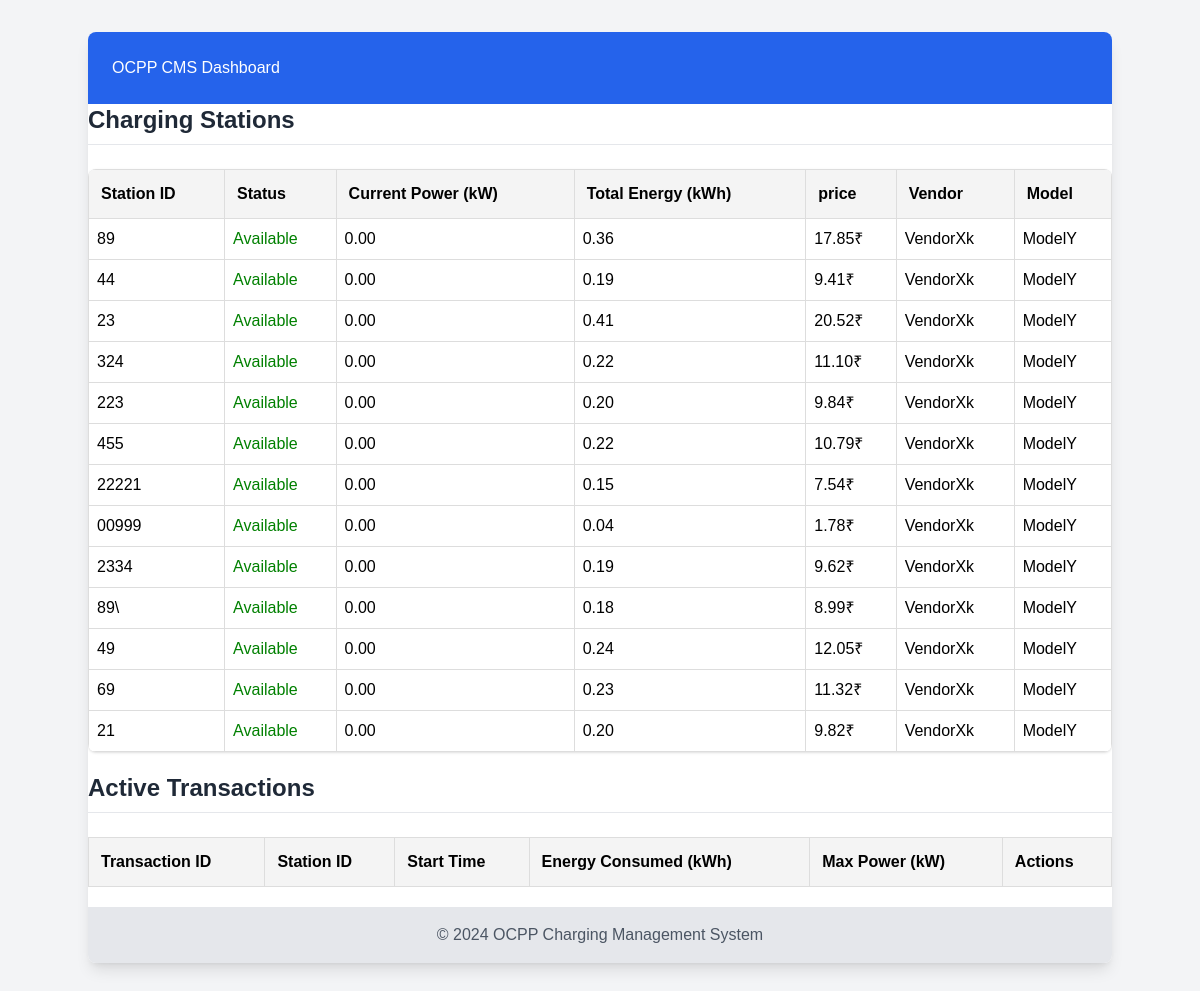
Before: / with the older database file.
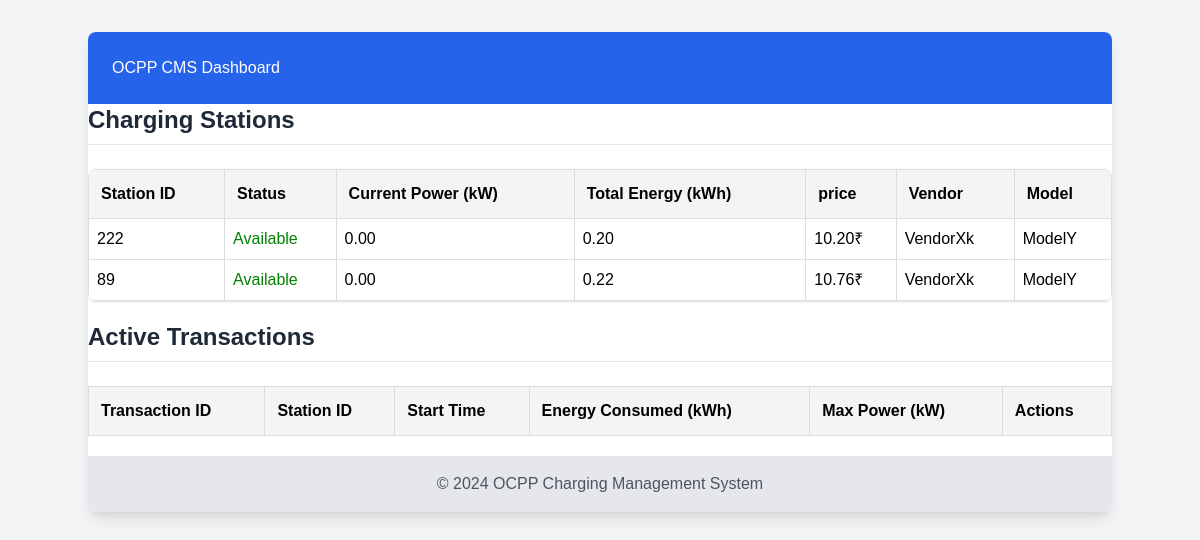
After: the same page with the newer database file.
### database.py (models this page shows)
class ChargingStation(Base):
    __tablename__ = 'charging_stations'
    id = Column(Integer, primary_key=True)
    station_id = Column(String, unique=True)
    status = Column(String)
    last_heartbeat = Column(DateTime)
    current_transaction = Column(String, nullable=True)
    vendor = Column(String)
    model = Column(String)
    current_power = Column(Float, default=0)  # Current power consumption in kW
    total_energy_consumed = Column(Float, default=0)  # Total energy consumed in kWh

### main.py (the view)
@app.get("/")
async def home(request: Request):
    db = SessionLocal()
    stations = db.query(ChargingStation).all()
    transactions = db.query(Transaction).filter_by(is_active=True).all()
    db.close()
    return templates.TemplateResponse(
        "index.html",
        {"request": request, "stations": stations, "transactions": transactions}
    )

### templates/index.html (shortened to what this page needs)
<!DOCTYPE html>
<html>
<head>
    <script src="https://cdn.tailwindcss.com"></script>
</head>
<body class="bg-gray-100 min-h-screen p-8">
    <div class="container mx-auto bg-white shadow-lg rounded-lg overflow-hidden">
        <header class="bg-blue-600 text-white p-6">
            <h1>OCPP CMS Dashboard</h1>
        </header>
        <h2 class="text-2xl font-semibold text-gray-800 mb-6 border-b pb-2">Charging Stations</h2>
        <table class="w-full bg-white shadow rounded-lg overflow-hidden" id="stations-table">
            <thead class="bg-gray-200">
                <tr class="text-left">
                    <th class="p-3">Station ID</th>
                    <th class="p-3">Status</th>
                    <th class="p-3">Current Power (kW)</th>
                    <th class="p-3">Total Energy (kWh)</th>
                    <th class="p-3">price</th>
                    <th class="p-3">Vendor</th>
                    <th class="p-3">Model</th>
                </tr>
            </thead>
            <tbody>
                {% for station in stations %}
                <tr class="border-b hover:bg-gray-50 transition duration-200" id="station-{{ station.station_id }}">
                    <td>{{ station.station_id }}</td>
                    <td class="status-{{ station.status }}">{{ station.status }}</td>
                    <td class="power">{{ "%.2f"|format(station.current_power) }}</td>
                    <td class="energy">{{ "%.2f"|format(station.total_energy_consumed) }}</td>
                    <td class = "price">{{ "%.2f"|format(station.total_energy_consumed * 50) }}₹</td>
                    <td>{{ station.vendor }}</td>
                    <td>{{ station.model }}</td>
                </tr>
                {% endfor %}
            </tbody>
        </table>
        <h2 class="text-2xl font-semibold text-gray-800 mb-6 border-b pb-2">Active Transactions</h2>
        <table id="transactions-table">
            <thead>
                <tr>
                    <th class="p-3">Transaction ID</th>
                    <th class="p-3">Station ID</th>
                    <th class="p-3">Start Time</th>
                    <th class="p-3">Energy Consumed (kWh)</th>
                    <th class="p-3">Max Power (kW)</th>
                    <th class="p-3">Actions</th>
                </tr>
            </thead>
        </table>
        <footer class="bg-gray-200 p-4 text-center text-gray-600">
            © 2024 OCPP Charging Management System
        </footer>
</body>
</html>

### templates/index.html (style rules this page uses)
body { font-family: Arial, sans-serif; margin: 0; padding: 20px; background-color: #f5f5f5; }
table { width: 100%; border-collapse: collapse; margin: 20px 0; }
th, td { border: 1px solid #ddd; padding: 8px; text-align: left; }
th { background-color: #f4f4f4; }
.status-Available { color: green; }

Changed rows visible on the page:
removed ChargingStation: station_id "23", status "Available", current_power "0.00", total_energy_consumed "0.41", station.total_energy_consumed*50 "20.52", vendor "VendorXk", model "ModelY"
removed ChargingStation: station_id "324", status "Available", current_power "0.00", total_energy_consumed "0.22", station.total_energy_consumed*50 "11.10", vendor "VendorXk", model "ModelY"
removed ChargingStation: station_id "223", status "Available", current_power "0.00", total_energy_consumed "0.20", station.total_energy_consumed*50 "9.84", vendor "VendorXk", model "ModelY"
removed ChargingStation: station_id "455", status "Available", current_power "0.00", total_energy_consumed "0.22", station.total_energy_consumed*50 "10.79", vendor "VendorXk", model "ModelY"
removed ChargingStation: station_id "22221", status "Available", current_power "0.00", total_energy_consumed "0.15", station.total_energy_consumed*50 "7.54", vendor "VendorXk", model "ModelY"
removed ChargingStation: station_id "00999", status "Available", current_power "0.00", total_energy_consumed "0.04", station.total_energy_consumed*50 "1.78", vendor "VendorXk", model "ModelY"
removed ChargingStation: station_id "2334", status "Available", current_power "0.00", total_energy_consumed "0.19", station.total_energy_consumed*50 "9.62", vendor "VendorXk", model "ModelY"
removed ChargingStation: station_id "89\\", status "Available", current_power "0.00", total_energy_consumed "0.18", station.total_energy_consumed*50 "8.99", vendor "VendorXk", model "ModelY"
removed ChargingStation: station_id "49", status "Available", current_power "0.00", total_energy_consumed "0.24", station.total_energy_consumed*50 "12.05", vendor "VendorXk", model "ModelY"
removed ChargingStation: station_id "69", status "Available", current_power "0.00", total_energy_consumed "0.23", station.total_energy_consumed*50 "11.32", vendor "VendorXk", model "ModelY"
removed ChargingStation: station_id "21", status "Available", current_power "0.00", total_energy_consumed "0.20", station.total_energy_consumed*50 "9.82", vendor "VendorXk", model "ModelY"
changed ChargingStation (number 1 of 2 on the later page): station_id "89" → "222"; total_energy_consumed "0.36" → "0.20"; station.total_energy_consumed*50 "17.85" → "10.20"
changed ChargingStation (number 2 of 2 on the later page): station_id "44" → "89"; total_energy_consumed "0.19" → "0.22"; station.total_energy_consumed*50 "9.41" → "10.76"
